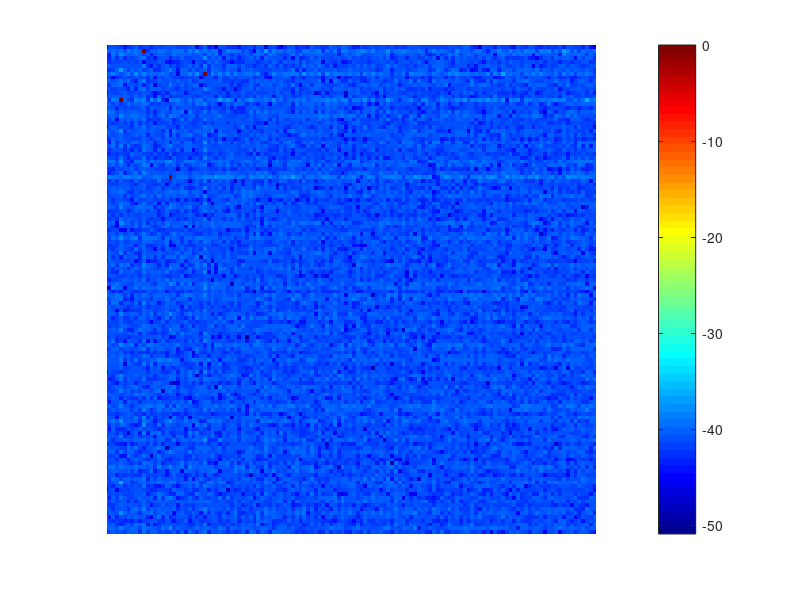

Write MATLAB code to recreate this figure.
function y = discrete_cosine_transform

IM1 = zeros(128,128);
IM2 = zeros(128,128);
IM3 = zeros(128,128);
IM4 = zeros(128,128);

IM1(2,10)=1;
IM2(15,4)=1;
IM3(35,17)=1;
IM4(8,26)=1;

im1 = idct2(IM1);
im2 = idct2(IM2);
im3 = idct2(IM3);
im4 = idct2(IM4);

im = im1 + im2 + im3 + im4;

J=dct2(im);
% J(15,4)=0;
% J(35,17)=0;
% J(8,26)=0;

figure(1)
imshow(log(abs(J)),[])
colormap(gca,jet(64))
colorbar

end

